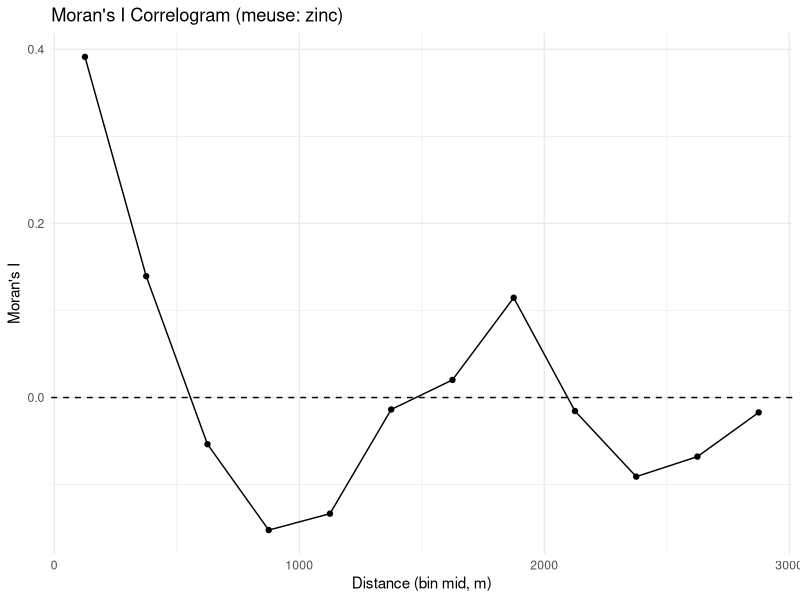
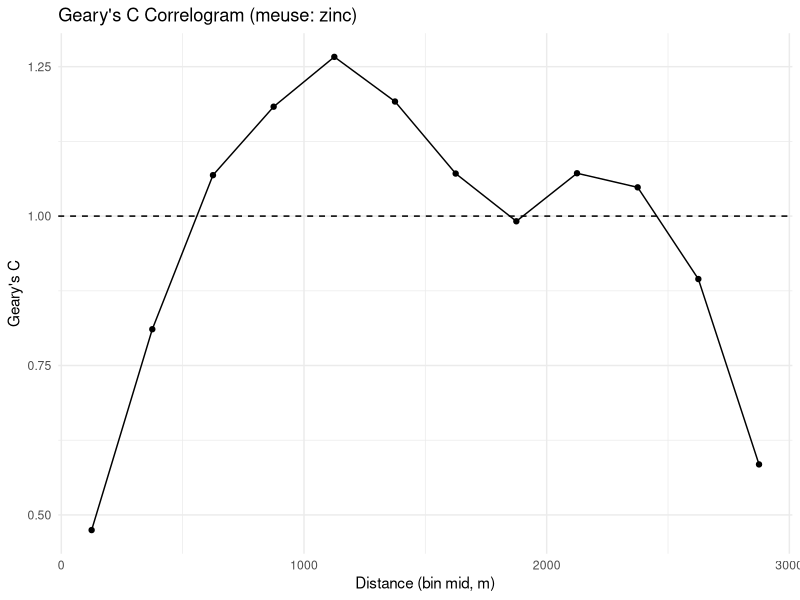

Here is the R script that generated these plots, in order:
## ---- chunk 1
library(sf)
library(sp)
library(spdep)
library(ggplot2)

# No external helpers: keep everything self-contained in this Rmd
## ---- chunk 2
# 'meuse' ships with the {sp} package
data(meuse, package = "sp")
meuse_sf <- st_as_sf(meuse, coords = c("x","y"), crs = 28992)  # RD Amersfoort
summary(meuse_sf$zinc)
## ---- chunk 3
max_distance <- 3000   # meters
n_bins       <- 12
edges <- seq(0, max_distance, length.out = n_bins + 1)
bins  <- data.frame(
  bin_id = seq_len(n_bins),
  d_min  = edges[-length(edges)],
  d_max  = edges[-1]
)
bins
## ---- chunk 4
# Build binary weights for a distance ring [d_min, d_max)
ring_listw <- function(coords, d_min, d_max, zero_ok = TRUE) {
  nb <- spdep::dnearneigh(coords, d1 = d_min, d2 = d_max, longlat = FALSE)
  lw <- spdep::nb2listw(nb, style = "B", zero.policy = zero_ok)
  list(nb = nb, lw = lw)
}
## ---- chunk 5
moran_ring <- function(x, coords, d_min, d_max, nsim = 499, zero_ok = TRUE) {
  w <- ring_listw(coords, d_min, d_max, zero_ok)
  if (sum(unlist(w$lw$weights), na.rm = TRUE) == 0) {
    return(list(I = NA_real_, p_mc = NA_real_, n_links = 0))
  }
  mc <- spdep::moran.mc(x, w$lw, nsim = nsim, zero.policy = zero_ok, alternative = "two.sided")
  list(I = as.numeric(mc$statistic), p_mc = mc$p.value,
       n_links = sum(unlist(w$lw$weights)))
}

coords <- st_coordinates(meuse_sf)
x <- meuse_sf$zinc
set.seed(123)

res_I <- do.call(rbind, lapply(seq_len(nrow(bins)), function(i) {
  b <- bins[i,]
  r <- moran_ring(x, coords, b$d_min, b$d_max, nsim = 499, zero_ok = TRUE)
  data.frame(bin_id = b$bin_id, d_min = b$d_min, d_max = b$d_max,
             I = r$I, p_mc = r$p_mc, n_links = r$n_links)
}))
res_I
## ---- chunk 6
res_I$mid <- (res_I$d_min + res_I$d_max)/2
ggplot(res_I, aes(mid, I)) +
  geom_hline(yintercept = 0, linetype = 2) +
  geom_point() + geom_line() +
  labs(x = "Distance (bin mid, m)", y = "Moran's I",
       title = "Moran's I Correlogram (meuse: zinc)") +
  theme_minimal()
## ---- chunk 7
geary_ring <- function(x, coords, d_min, d_max, nsim = 499, zero_ok = TRUE) {
  w <- ring_listw(coords, d_min, d_max, zero_ok)
  if (sum(unlist(w$lw$weights), na.rm = TRUE) == 0) {
    return(list(C = NA_real_, p_mc = NA_real_, n_links = 0))
  }
  mc <- spdep::geary.mc(x, w$lw, nsim = nsim, zero.policy = zero_ok, alternative = "two.sided")
  list(C = as.numeric(mc$statistic), p_mc = mc$p.value,
       n_links = sum(unlist(w$lw$weights)))
}

res_C <- do.call(rbind, lapply(seq_len(nrow(bins)), function(i) {
  b <- bins[i,]
  r <- geary_ring(x, coords, b$d_min, b$d_max, nsim = 499, zero_ok = TRUE)
  data.frame(bin_id = b$bin_id, d_min = b$d_min, d_max = b$d_max,
             C = r$C, p_mc = r$p_mc, n_links = r$n_links)
}))
res_C
## ---- chunk 8
res_C$mid <- (res_C$d_min + res_C$d_max)/2
ggplot(res_C, aes(mid, C)) +
  geom_hline(yintercept = 1, linetype = 2) +
  geom_point() + geom_line() +
  labs(x = "Distance (bin mid, m)", y = "Geary's C",
       title = "Geary's C Correlogram (meuse: zinc)") +
  theme_minimal()
